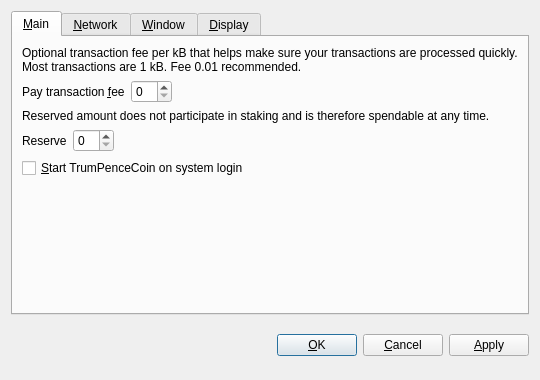
<?xml version="1.0" encoding="UTF-8"?>
<ui version="4.0">
 <class>OptionsDialog</class>
 <widget class="QDialog" name="OptionsDialog">
  <property name="geometry">
   <rect>
    <x>0</x>
    <y>0</y>
    <width>540</width>
    <height>380</height>
   </rect>
  </property>
  <property name="windowTitle">
   <string>Options</string>
  </property>
  <property name="modal">
   <bool>true</bool>
  </property>
  <layout class="QVBoxLayout" name="verticalLayout">
   <item>
    <widget class="QTabWidget" name="tabWidget">
     <property name="tabPosition">
      <enum>QTabWidget::North</enum>
     </property>
     <property name="currentIndex">
      <number>0</number>
     </property>
     <widget class="QWidget" name="tabMain">
      <attribute name="title">
       <string>&amp;Main</string>
      </attribute>
      <layout class="QVBoxLayout" name="verticalLayout_Main">
       <item>
        <widget class="QLabel" name="transactionFeeInfoLabel">
         <property name="text">
          <string>Optional transaction fee per kB that helps make sure your transactions are processed quickly. Most transactions are 1 kB. Fee 0.01 recommended.</string>
         </property>
         <property name="textFormat">
          <enum>Qt::PlainText</enum>
         </property>
         <property name="wordWrap">
          <bool>true</bool>
         </property>
        </widget>
       </item>
       <item>
        <layout class="QHBoxLayout" name="horizontalLayoutFee">
         <item>
          <widget class="QLabel" name="transactionFeeLabel">
           <property name="text">
            <string>Pay transaction &amp;fee</string>
           </property>
           <property name="textFormat">
            <enum>Qt::PlainText</enum>
           </property>
           <property name="buddy">
            <cstring>transactionFee</cstring>
           </property>
          </widget>
         </item>
         <item>
          <widget class="BitcoinAmountField" name="transactionFee"/>
         </item>
         <item>
          <spacer name="horizontalSpacerFee">
           <property name="orientation">
            <enum>Qt::Horizontal</enum>
           </property>
           <property name="sizeHint" stdset="0">
            <size>
             <width>40</width>
             <height>20</height>
            </size>
           </property>
          </spacer>
         </item>
        </layout>
       </item>
       <item>
        <widget class="QLabel" name="reserveBalanceInfoLabel">
         <property name="text">
          <string>Reserved amount does not participate in staking and is therefore spendable at any time.</string>
         </property>
         <property name="textFormat">
          <enum>Qt::PlainText</enum>
         </property>
         <property name="wordWrap">
          <bool>true</bool>
         </property>
        </widget>
       </item>
       <item>
        <layout class="QHBoxLayout" name="horizontalLayoutReserveBalance">
         <item>
          <widget class="QLabel" name="reserveBalanceLabel">
           <property name="text">
            <string>Reserve</string>
           </property>
           <property name="textFormat">
            <enum>Qt::PlainText</enum>
           </property>
           <property name="buddy">
            <cstring>reserveBalance</cstring>
           </property>
          </widget>
         </item>
         <item>
          <widget class="BitcoinAmountField" name="reserveBalance"/>
         </item>
         <item>
          <spacer name="horizontalSpacerReserveBalance">
           <property name="orientation">
            <enum>Qt::Horizontal</enum>
           </property>
           <property name="sizeHint" stdset="0">
            <size>
             <width>40</width>
             <height>20</height>
            </size>
           </property>
          </spacer>
         </item>
        </layout>
       </item>
       <item>
        <widget class="QCheckBox" name="bitcoinAtStartup">
         <property name="toolTip">
          <string>Automatically start TrumPenceCoin after logging in to the system.</string>
         </property>
         <property name="text">
          <string>&amp;Start TrumPenceCoin on system login</string>
         </property>
        </widget>
       </item>
       <item>
        <spacer name="verticalSpacer_Main">
         <property name="orientation">
          <enum>Qt::Vertical</enum>
         </property>
         <property name="sizeHint" stdset="0">
          <size>
           <width>20</width>
           <height>40</height>
          </size>
         </property>
        </spacer>
       </item>
      </layout>
     </widget>
     <widget class="QWidget" name="tabNetwork">
      <attribute name="title">
       <string>&amp;Network</string>
      </attribute>
      <layout class="QVBoxLayout" name="verticalLayout_Network">
       <item>
        <widget class="QCheckBox" name="mapPortUpnp">
         <property name="toolTip">
          <string>Automatically open the TrumPenceCoin client port on the router. This only works when your router supports UPnP and it is enabled.</string>
         </property>
         <property name="text">
          <string>Map port using &amp;UPnP</string>
         </property>
        </widget>
       </item>
       <item>
        <widget class="QCheckBox" name="connectSocks">
         <property name="toolTip">
          <string>Connect to the TrumPenceCoin network through a SOCKS proxy (e.g. when connecting through Tor).</string>
         </property>
         <property name="text">
          <string>&amp;Connect through SOCKS proxy:</string>
         </property>
        </widget>
       </item>
       <item>
        <layout class="QHBoxLayout" name="horizontalLayout_Network">
         <item>
          <widget class="QLabel" name="proxyIpLabel">
           <property name="text">
            <string>Proxy &amp;IP:</string>
           </property>
           <property name="textFormat">
            <enum>Qt::PlainText</enum>
           </property>
           <property name="buddy">
            <cstring>proxyIp</cstring>
           </property>
          </widget>
         </item>
         <item>
          <widget class="QValidatedLineEdit" name="proxyIp">
           <property name="maximumSize">
            <size>
             <width>140</width>
             <height>16777215</height>
            </size>
           </property>
           <property name="toolTip">
            <string>IP address of the proxy (e.g. 127.0.0.1)</string>
           </property>
          </widget>
         </item>
         <item>
          <widget class="QLabel" name="proxyPortLabel">
           <property name="text">
            <string>&amp;Port:</string>
           </property>
           <property name="textFormat">
            <enum>Qt::PlainText</enum>
           </property>
           <property name="buddy">
            <cstring>proxyPort</cstring>
           </property>
          </widget>
         </item>
         <item>
          <widget class="QLineEdit" name="proxyPort">
           <property name="maximumSize">
            <size>
             <width>55</width>
             <height>16777215</height>
            </size>
           </property>
           <property name="toolTip">
            <string>Port of the proxy (e.g. 9050)</string>
           </property>
          </widget>
         </item>
         <item>
          <widget class="QLabel" name="socksVersionLabel">
           <property name="text">
            <string>SOCKS &amp;Version:</string>
           </property>
           <property name="textFormat">
            <enum>Qt::PlainText</enum>
           </property>
           <property name="buddy">
            <cstring>socksVersion</cstring>
           </property>
          </widget>
         </item>
         <item>
          <widget class="QValueComboBox" name="socksVersion">
           <property name="toolTip">
            <string>SOCKS version of the proxy (e.g. 5)</string>
           </property>
          </widget>
         </item>
         <item>
          <spacer name="horizontalSpacer_Network">
           <property name="orientation">
            <enum>Qt::Horizontal</enum>
           </property>
           <property name="sizeHint" stdset="0">
            <size>
             <width>40</width>
             <height>20</height>
            </size>
           </property>
          </spacer>
         </item>
        </layout>
       </item>
       <item>
        <spacer name="verticalSpacer_Network">
         <property name="orientation">
          <enum>Qt::Vertical</enum>
         </property>
         <property name="sizeHint" stdset="0">
          <size>
           <width>20</width>
           <height>40</height>
          </size>
         </property>
        </spacer>
       </item>
      </layout>
     </widget>
     <widget class="QWidget" name="tabWindow">
      <attribute name="title">
       <string>&amp;Window</string>
      </attribute>
      <layout class="QVBoxLayout" name="verticalLayout_Window">
       <item>
        <widget class="QCheckBox" name="minimizeToTray">
         <property name="toolTip">
          <string>Show only a tray icon after minimizing the window.</string>
         </property>
         <property name="text">
          <string>&amp;Minimize to the tray instead of the taskbar</string>
         </property>
        </widget>
       </item>
       <item>
        <widget class="QCheckBox" name="minimizeOnClose">
         <property name="toolTip">
          <string>Minimize instead of exit the application when the window is closed. When this option is enabled, the application will be closed only after selecting Quit in the menu.</string>
         </property>
         <property name="text">
          <string>M&amp;inimize on close</string>
         </property>
        </widget>
       </item>
       <item>
        <spacer name="verticalSpacer_Window">
         <property name="orientation">
          <enum>Qt::Vertical</enum>
         </property>
         <property name="sizeHint" stdset="0">
          <size>
           <width>20</width>
           <height>40</height>
          </size>
         </property>
        </spacer>
       </item>
      </layout>
     </widget>
     <widget class="QWidget" name="tabDisplay">
      <attribute name="title">
       <string>&amp;Display</string>
      </attribute>
      <layout class="QVBoxLayout" name="verticalLayout_Display">
       <item>
        <layout class="QHBoxLayout" name="horizontalLayout_1_Display">
         <item>
          <widget class="QLabel" name="langLabel">
           <property name="text">
            <string>User Interface &amp;language:</string>
           </property>
           <property name="textFormat">
            <enum>Qt::PlainText</enum>
           </property>
           <property name="buddy">
            <cstring>lang</cstring>
           </property>
          </widget>
         </item>
         <item>
          <widget class="QValueComboBox" name="lang">
           <property name="toolTip">
            <string>The user interface language can be set here. This setting will take effect after restarting TrumPenceCoin.</string>
           </property>
          </widget>
         </item>
        </layout>
       </item>
       <item>
        <layout class="QHBoxLayout" name="horizontalLayout_2_Display">
         <item>
          <widget class="QLabel" name="unitLabel">
           <property name="text">
            <string>&amp;Unit to show amounts in:</string>
           </property>
           <property name="textFormat">
            <enum>Qt::PlainText</enum>
           </property>
           <property name="buddy">
            <cstring>unit</cstring>
           </property>
          </widget>
         </item>
         <item>
          <widget class="QValueComboBox" name="unit">
           <property name="toolTip">
            <string>Choose the default subdivision unit to show in the interface and when sending coins.</string>
           </property>
          </widget>
         </item>
        </layout>
       </item>
       <item>
        <widget class="QCheckBox" name="displayAddresses">
         <property name="toolTip">
          <string>Whether to show TrumPenceCoin addresses in the transaction list or not.</string>
         </property>
         <property name="text">
          <string>&amp;Display addresses in transaction list</string>
         </property>
        </widget>
       </item>
       <item>
        <widget class="QCheckBox" name="coinControlFeatures">
         <property name="toolTip">
          <string>Whether to show coin control features or not.</string>
         </property>
         <property name="text">
          <string>Display coin &amp;control features (experts only!)</string>
         </property>
        </widget>
       </item>
       <item>
        <spacer name="verticalSpacer_Display">
         <property name="orientation">
          <enum>Qt::Vertical</enum>
         </property>
         <property name="sizeHint" stdset="0">
          <size>
           <width>20</width>
           <height>40</height>
          </size>
         </property>
        </spacer>
       </item>
      </layout>
     </widget>
    </widget>
   </item>
   <item>
    <layout class="QHBoxLayout" name="horizontalLayout_Buttons">
     <item>
      <spacer name="horizontalSpacer_1">
       <property name="orientation">
        <enum>Qt::Horizontal</enum>
       </property>
       <property name="sizeHint" stdset="0">
        <size>
         <width>40</width>
         <height>48</height>
        </size>
       </property>
      </spacer>
     </item>
     <item>
      <widget class="QLabel" name="statusLabel">
       <property name="font">
        <font>
         <weight>75</weight>
         <bold>true</bold>
        </font>
       </property>
       <property name="text">
        <string/>
       </property>
       <property name="textFormat">
        <enum>Qt::PlainText</enum>
       </property>
       <property name="wordWrap">
        <bool>true</bool>
       </property>
      </widget>
     </item>
     <item>
      <spacer name="horizontalSpacer_2">
       <property name="orientation">
        <enum>Qt::Horizontal</enum>
       </property>
       <property name="sizeHint" stdset="0">
        <size>
         <width>40</width>
         <height>48</height>
        </size>
       </property>
      </spacer>
     </item>
     <item>
      <widget class="QPushButton" name="okButton">
       <property name="text">
        <string>&amp;OK</string>
       </property>
      </widget>
     </item>
     <item>
      <widget class="QPushButton" name="cancelButton">
       <property name="text">
        <string>&amp;Cancel</string>
       </property>
       <property name="autoDefault">
        <bool>false</bool>
       </property>
      </widget>
     </item>
     <item>
      <widget class="QPushButton" name="applyButton">
       <property name="text">
        <string>&amp;Apply</string>
       </property>
       <property name="autoDefault">
        <bool>false</bool>
       </property>
      </widget>
     </item>
    </layout>
   </item>
  </layout>
 </widget>
 <customwidgets>
  <customwidget>
   <class>BitcoinAmountField</class>
   <extends>QSpinBox</extends>
   <header>bitcoinamountfield.h</header>
  </customwidget>
  <customwidget>
   <class>QValueComboBox</class>
   <extends>QComboBox</extends>
   <header>qvaluecombobox.h</header>
  </customwidget>
  <customwidget>
   <class>QValidatedLineEdit</class>
   <extends>QLineEdit</extends>
   <header>qvalidatedlineedit.h</header>
  </customwidget>
 </customwidgets>
 <resources/>
 <connections/>
</ui>
